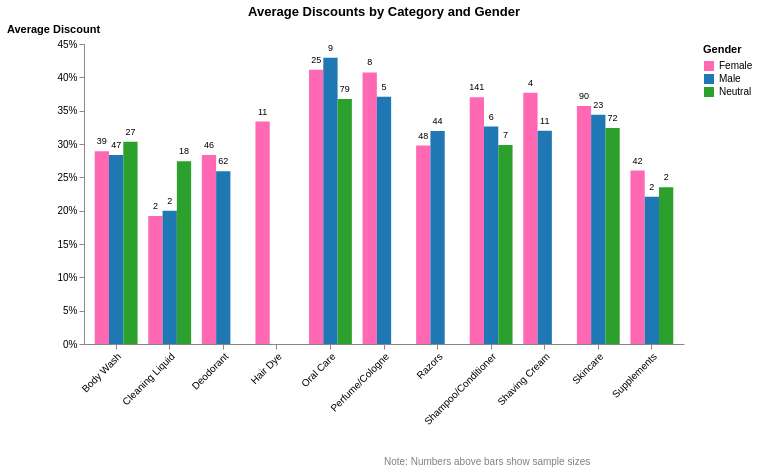

Notebook code cell kept with this figure:
### Code cell
# Define custom colors for gender
gender_colors = {"Female": '#ff69b4', "Male": "#1f77b4", "Neutral": "#2ca02c"}

# Create the grouped bar chart with count labels
bars = alt.Chart(discount_stats).mark_bar().encode(
    x=alt.X("category:N", axis=alt.Axis(title=None, labelAngle=-45)),
    y=alt.Y("mean_discount:Q", title="Average Discount", axis=alt.Axis(format=".0%", titleAngle=0, titleY=-10)),
    color=alt.Color("gender:N", 
                  scale=alt.Scale(domain=list(gender_colors.keys()), 
                                range=list(gender_colors.values())),
    legend=alt.Legend(title="Gender")),
    xOffset="gender:N"
).properties(
    width=600,
    title={
        "text": "Average Discounts by Category and Gender",
    }
)

# Add count labels above bars
count_labels = alt.Chart(discount_stats).mark_text(
    align='center',
    baseline='bottom',
    dy=-5,  # Adjust this to position the label above the bar
    fontSize=9
).encode(
    x=alt.X("category:N"),
    y="mean_discount:Q",
    xOffset="gender:N",
    text=alt.Text("count:Q", format=".0f"),
    color=alt.value("black")
)

# Add explanatory annotation
annotation = alt.Chart(pd.DataFrame({'text': ['Note: Numbers above bars show sample sizes']})).mark_text(
    align='left',
    baseline='top',
    fontSize=10,
    color='gray'
).encode(
    text='text:N'
).properties(
    width=600
)

# Combine all elements
chart = alt.vconcat(
    bars + count_labels,
    annotation
).configure_view(
    stroke='transparent'
).configure_axis(
    grid=False
).configure_title(
    anchor='middle',
    subtitleFontSize=11,
    subtitlePadding=5
)

chart

### Figure 1 — Vega-Lite specification as saved in the notebook (floating-point values rounded to 4 significant figures)
{"config": {"view": {"continuousWidth": 300, "continuousHeight": 300, "stroke": "transparent"}, "axis": {"grid": false}, "title": {"anchor": "middle", "subtitleFontSize": 11, "subtitlePadding": 5}}, "vconcat": [{"layer": [{"mark": {"type": "bar"}, "encoding": {"color": {"field": "gender", "legend": {"title": "Gender"}, "scale": {"domain": ["Female", "Male", "Neutral"], "range": ["#ff69b4", "#1f77b4", "#2ca02c"]}, "type": "nominal"}, "x": {"axis": {"labelAngle": -45, "title": null}, "field": "category", "type": "nominal"}, "xOffset": {"field": "gender", "type": "nominal"}, "y": {"axis": {"format": ".0%", "titleAngle": 0, "titleY": -10}, "field": "mean_discount", "title": "Average Discount", "type": "quantitative"}}, "title": {"text": "Average Discounts by Category and Gender"}}, {"mark": {"type": "text", "align": "center", "baseline": "bottom", "dy": -5, "fontSize": 9}, "encoding": {"color": {"value": "black"}, "text": {"field": "count", "format": ".0f", "type": "quantitative"}, "x": {"field": "category", "type": "nominal"}, "xOffset": {"field": "gender", "type": "nominal"}, "y": {"field": "mean_discount", "type": "quantitative"}}}], "data": {"name": "data-169db0901a64da6ecfcccee2831bbea4"}, "width": 600}, {"data": {"name": "data-e605a15761fd6b2cfafb6d1231646879"}, "mark": {"type": "text", "align": "left", "baseline": "top", "color": "gray", "fontSize": 10}, "encoding": {"text": {"field": "text", "type": "nominal"}}, "width": 600}], "$schema": "https://vega.github.io/schema/vega-lite/v5.8.0.json", "datasets": {"data-169db0901a64da6ecfcccee2831bbea4": [{"gender": "Female", "category": "Body Wash", "mean_discount": 0.2893, "count": 39}, {"gender": "Female", "category": "Cleaning Liquid", "mean_discount": 0.1921, "count": 2}, {"gender": "Female", "category": "Deodorant", "mean_discount": 0.2834, "count": 46}, {"gender": "Female", "category": "Hair Dye", "mean_discount": 0.3337, "count": 11}, {"gender": "Female", "category": "Oral Care", "mean_discount": 0.4113, "count": 25}, {"gender": "Female", "category": "Perfume/Cologne", "mean_discount": 0.4074, "count": 8}, {"gender": "Female", "category": "Razors", "mean_discount": 0.2976, "count": 48}, {"gender": "Female", "category": "Shampoo/Conditioner", "mean_discount": 0.3703, "count": 141}, {"gender": "Female", "category": "Shaving Cream", "mean_discount": 0.3769, "count": 4}, {"gender": "Female", "category": "Skincare", "mean_discount": 0.3571, "count": 90}, {"gender": "Female", "category": "Supplements", "mean_discount": 0.2602, "count": 42}, {"gender": "Male", "category": "Body Wash", "mean_discount": 0.2833, "count": 47}, {"gender": "Male", "category": "Cleaning Liquid", "mean_discount": 0.2, "count": 2}, {"gender": "Male", "category": "Deodorant", "mean_discount": 0.2591, "count": 62}, {"gender": "Male", "category": "Oral Care", "mean_discount": 0.4292, "count": 9}, {"gender": "Male", "category": "Perfume/Cologne", "mean_discount": 0.3708, "count": 5}, {"gender": "Male", "category": "Razors", "mean_discount": 0.3194, "count": 44}, {"gender": "Male", "category": "Shampoo/Conditioner", "mean_discount": 0.3262, "count": 6}, {"gender": "Male", "category": "Shaving Cream", "mean_discount": 0.3198, "count": 11}, {"gender": "Male", "category": "Skincare", "mean_discount": 0.3439, "count": 23}, {"gender": "Male", "category": "Supplements", "mean_discount": 0.2207, "count": 2}, {"gender": "Neutral", "category": "Body Wash", "mean_discount": 0.3034, "count": 27}, {"gender": "Neutral", "category": "Cleaning Liquid", "mean_discount": 0.274, "count": 18}, {"gender": "Neutral", "category": "Oral Care", "mean_discount": 0.3676, "count": 79}, {"gender": "Neutral", "category": "Shampoo/Conditioner", "mean_discount": 0.2986, "count": 7}, {"gender": "Neutral", "category": "Skincare", "mean_discount": 0.3238, "count": 72}, {"gender": "Neutral", "category": "Supplements", "mean_discount": 0.2352, "count": 2}], "data-e605a15761fd6b2cfafb6d1231646879": [{"text": "Note: Numbers above bars show sample sizes"}]}}
